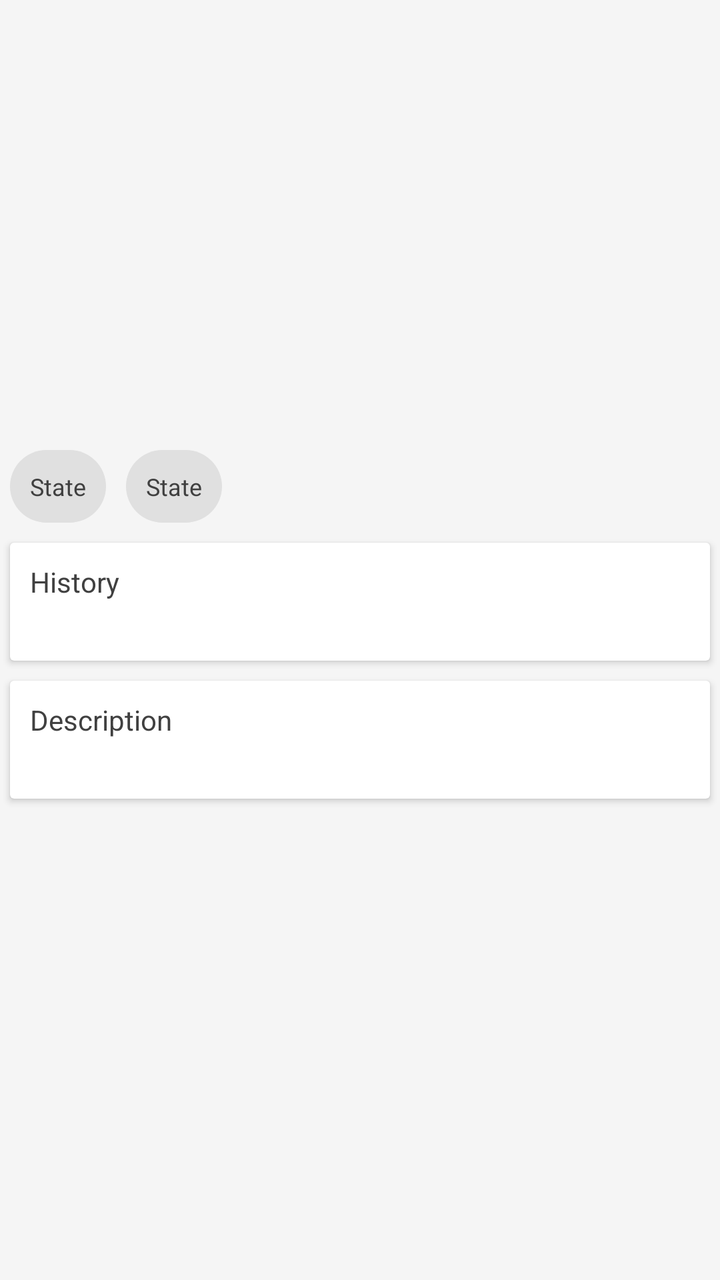
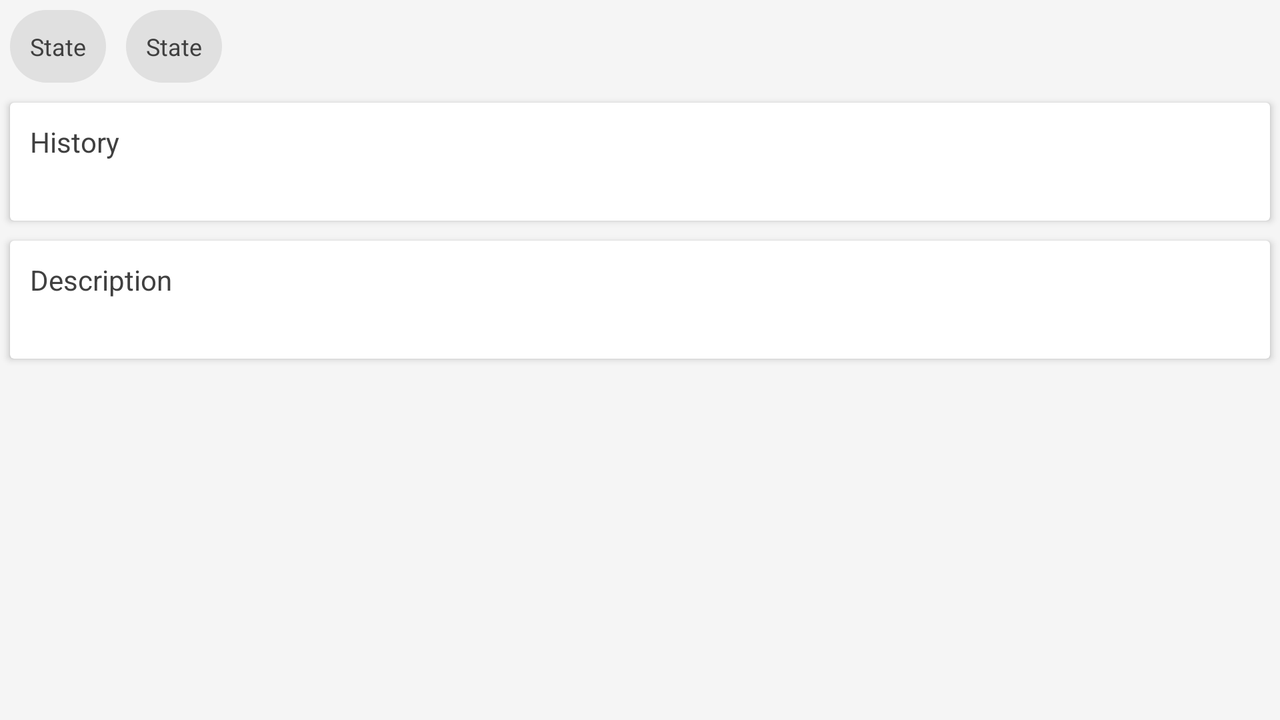

The same Android screen from two of the app's own layout files: first res/layout/ as a phone draws it, then the repository's variant for another configuration, drawn on a device whose configuration selects that folder. Both files follow.
<!-- AndroidManifest.xml: application theme AppTheme -->
<!-- res/layout/fragment_product_detail.xml -->
<?xml version="1.0" encoding="utf-8"?>
<RelativeLayout xmlns:android="http://schemas.android.com/apk/res/android"
    xmlns:tools="http://schemas.android.com/tools"
    android:layout_width="match_parent"
    android:layout_height="match_parent">
    <ImageView
        android:id="@+id/productDetailImage"
        android:layout_width="match_parent"
        android:layout_height="@dimen/image_parameter_large"
        android:transitionName="commonImage"
        tools:ignore="ContentDescription,UnusedAttribute" />

    <TextView
        android:id="@+id/detail_categoryName"
        android:layout_width="wrap_content"
        android:layout_height="wrap_content"
        android:layout_margin="@dimen/margin_smaller"
        android:layout_below="@id/productDetailImage"
        android:background="@drawable/bg"
        android:padding="@dimen/padding_small"
        android:text="State"
        android:textAlignment="center"
        android:textColor="@color/gray"
        android:textSize="12sp" />

    <TextView
        android:id="@+id/detail_stateName"
        android:layout_width="wrap_content"
        android:layout_height="wrap_content"
        android:layout_alignBaseline="@+id/detail_categoryName"
        android:layout_alignBottom="@+id/detail_categoryName"
        android:layout_margin="@dimen/margin_smaller"
        android:layout_toEndOf="@+id/detail_categoryName"
        android:background="@drawable/bg"
        android:padding="@dimen/padding_small"
        android:text="State"
        android:textAlignment="center"
        android:textColor="@color/gray"
        android:textSize="12sp" />

    <android.support.v7.widget.CardView
        android:id="@+id/card_history"
        android:layout_width="match_parent"
        android:layout_height="wrap_content"
        android:layout_margin="@dimen/margin_smaller"
        android:layout_below="@+id/detail_categoryName">

        <RelativeLayout
            android:layout_width="match_parent"
            android:layout_height="wrap_content"
            android:foreground="?attr/selectableItemBackground"
            android:padding="@dimen/padding_small"
            android:focusable="true"
            android:clickable="true">

            <TextView
                android:id="@+id/text_history"
                style="?attr/text_size_detail"
                android:layout_width="match_parent"
                android:layout_height="wrap_content"
                android:textColor="?attr/text_color_secondary"
                android:text="History"/>

            <View
                android:id="@+id/dividerV"
                android:layout_width="match_parent"
                android:layout_height="1dp"
                android:foreground="@color/greyColor"
                android:layout_below="@id/text_history"/>

            <TextView
                android:id="@+id/productHistory"
                android:layout_width="match_parent"
                android:layout_height="wrap_content"
                android:layout_below="@+id/dividerV"
                android:textIsSelectable="true"/>
        </RelativeLayout>
    </android.support.v7.widget.CardView>

    <android.support.v7.widget.CardView
        android:id="@+id/card_desc"
        android:layout_width="match_parent"
        android:layout_height="wrap_content"
        android:layout_margin="@dimen/margin_smaller"
        android:layout_below="@+id/card_history">

        <RelativeLayout
            android:layout_width="match_parent"
            android:layout_height="wrap_content"
            android:foreground="?attr/selectableItemBackground"
            android:padding="@dimen/padding_small"
            android:focusable="true"
            android:clickable="true">

            <TextView
                android:id="@+id/text_desc"
                style="?attr/text_size_detail"
                android:layout_width="match_parent"
                android:layout_height="wrap_content"
                android:textColor="?attr/text_color_secondary"
                android:text="Description"/>

            <View
                android:id="@+id/dividerV1"
                android:layout_width="match_parent"
                android:layout_height="1dp"
                android:foreground="@color/greyColor"
                android:layout_below="@id/text_desc"/>

            <TextView
                android:id="@+id/productDesc"
                android:layout_width="match_parent"
                android:layout_height="wrap_content"
                android:layout_below="@+id/dividerV1"
                android:textIsSelectable="true"/>
        </RelativeLayout>
    </android.support.v7.widget.CardView>

    <android.support.v7.widget.RecyclerView
        android:id="@+id/seller_recycler_view"
        android:layout_width="match_parent"
        android:layout_height="wrap_content"
        android:layout_below="@id/card_desc"
        android:layout_centerHorizontal="true" />

</RelativeLayout>
<!-- resources referenced by this layout -->
<resources>
  <color name="gray">#404040</color>
  <color name="greyColor">#D3D3D3</color>
  <dimen name="image_parameter_large">220dp</dimen>
  <dimen name="margin_smaller">5dp</dimen>
  <dimen name="padding_small">10dp</dimen>
  <!-- drawable bg (drawable) -->
  <?xml version="1.0" encoding="utf-8"?>
  <shape xmlns:android="http://schemas.android.com/apk/res/android"
      android:shape="rectangle">
      <corners android:radius="20dp"/>
      <solid android:color="#e0e0e0"/>
  </shape>
  <style name="AppTheme" parent="Theme.AppCompat.Light.NoActionBar">
          
          <item name="colorPrimary">@color/colorPrimary</item>
          <item name="colorPrimaryDark">@color/colorPrimaryDark</item>
          <item name="colorAccent">@color/md_light_blue_A700</item>
          <item name="text_size_primary">@style/LargeBodyText</item>
          <item name="text_color_primary">@color/gray</item>
          <item name="text_color_secondary">@color/gray</item>
          <item name="bottom_nav_color">@color/md_indigo_600</item>
          <item name="layout_bg">@color/white</item>
          <item name="category_title">@color/gray_dark</item>
          <item name="android:windowBackground">@color/off_whiter</item>
      </style>
  <color name="colorPrimary">#00897b</color>
  <color name="colorPrimaryDark">#00695c</color>
  <color name="md_light_blue_A700">#0091ea</color>
  <style name="LargeBodyText">
          <item name="android:textSize">18sp</item>
      </style>
  <color name="md_indigo_600">#3949AB</color>
  <color name="white">#ffffff</color>
  <color name="gray_dark">#212121</color>
  <color name="off_whiter">#f5f5f5</color>
</resources>
<!-- res/layout-land/fragment_product_detail.xml (the repository's variant of the layout above) -->
<!-- drawn on the phone turned sideways -->
<?xml version="1.0" encoding="utf-8"?>
<RelativeLayout xmlns:android="http://schemas.android.com/apk/res/android"
    xmlns:tools="http://schemas.android.com/tools"
    android:layout_width="match_parent"
    android:layout_height="match_parent">
    <ImageView
        android:id="@+id/productDetailImage"
        android:layout_width="match_parent"
        android:layout_height="@dimen/image_parameter_large"
        android:transitionName="commonImage"
        tools:ignore="ContentDescription,UnusedAttribute" />

    <TextView
        android:id="@+id/detail_categoryName"
        android:layout_width="wrap_content"
        android:layout_height="wrap_content"
        android:layout_margin="@dimen/margin_smaller"
        android:background="@drawable/bg"
        android:padding="@dimen/padding_small"
        android:text="State"
        android:textAlignment="center"
        android:textColor="@color/gray"
        android:textSize="12sp" />

    <TextView
        android:id="@+id/detail_stateName"
        android:layout_width="wrap_content"
        android:layout_height="wrap_content"
        android:layout_alignBaseline="@+id/detail_categoryName"
        android:layout_alignBottom="@+id/detail_categoryName"
        android:layout_margin="@dimen/margin_smaller"
        android:layout_toEndOf="@+id/detail_categoryName"
        android:background="@drawable/bg"
        android:padding="@dimen/padding_small"
        android:text="State"
        android:textAlignment="center"
        android:textColor="@color/gray"
        android:textSize="12sp" />

    <android.support.v7.widget.CardView
        android:id="@+id/card_history"
        android:layout_width="match_parent"
        android:layout_height="wrap_content"
        android:layout_margin="@dimen/margin_smaller"
        android:layout_below="@+id/detail_categoryName">

        <RelativeLayout
            android:layout_width="match_parent"
            android:layout_height="wrap_content"
            android:foreground="?attr/selectableItemBackground"
            android:padding="@dimen/padding_small"
            android:focusable="true"
            android:clickable="true">

            <TextView
                android:id="@+id/text_history"
                style="?attr/text_size_detail"
                android:layout_width="match_parent"
                android:layout_height="wrap_content"
                android:textColor="?attr/text_color_secondary"
                android:text="History"/>

            <View
                android:id="@+id/dividerV"
                android:layout_width="match_parent"
                android:layout_height="1dp"
                android:foreground="@color/greyColor"
                android:layout_below="@id/text_history"/>

            <TextView
                android:id="@+id/productHistory"
                android:layout_width="match_parent"
                android:layout_height="wrap_content"
                android:layout_below="@+id/dividerV"
                android:textIsSelectable="true"/>
        </RelativeLayout>
    </android.support.v7.widget.CardView>

    <android.support.v7.widget.CardView
        android:id="@+id/card_desc"
        android:layout_width="match_parent"
        android:layout_height="wrap_content"
        android:layout_margin="@dimen/margin_smaller"
        android:layout_below="@+id/card_history">

        <RelativeLayout
            android:layout_width="match_parent"
            android:layout_height="wrap_content"
            android:foreground="?attr/selectableItemBackground"
            android:padding="@dimen/padding_small"
            android:focusable="true"
            android:clickable="true">

            <TextView
                android:id="@+id/text_desc"
                style="?attr/text_size_detail"
                android:layout_width="match_parent"
                android:layout_height="wrap_content"
                android:textColor="?attr/text_color_secondary"
                android:text="Description"/>

            <View
                android:id="@+id/dividerV1"
                android:layout_width="match_parent"
                android:layout_height="1dp"
                android:foreground="@color/greyColor"
                android:layout_below="@id/text_desc"/>

            <TextView
                android:id="@+id/productDesc"
                android:layout_width="match_parent"
                android:layout_height="wrap_content"
                android:layout_below="@+id/dividerV1"
                android:textIsSelectable="true"/>
        </RelativeLayout>
    </android.support.v7.widget.CardView>

    <android.support.v7.widget.RecyclerView
        android:id="@+id/seller_recycler_view"
        android:layout_width="match_parent"
        android:layout_height="wrap_content"
        android:layout_below="@id/card_desc"
        android:layout_centerHorizontal="true" />

</RelativeLayout>
